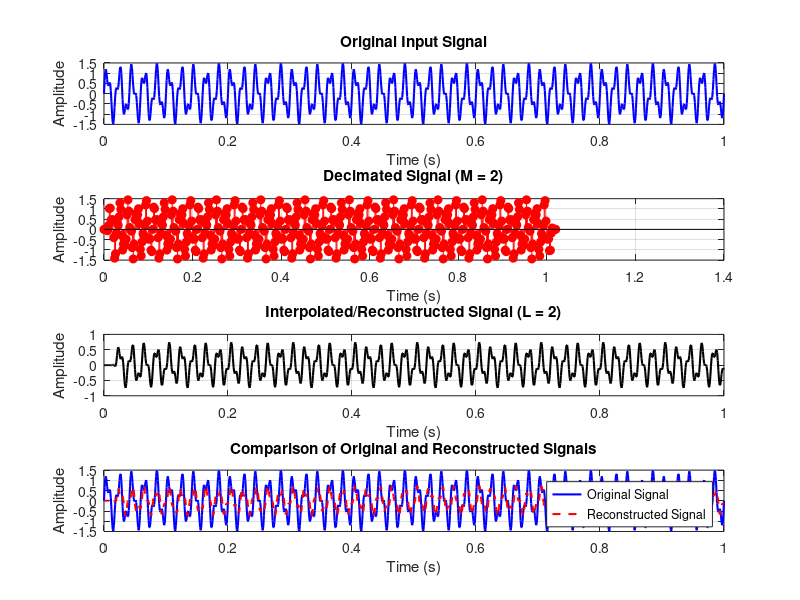
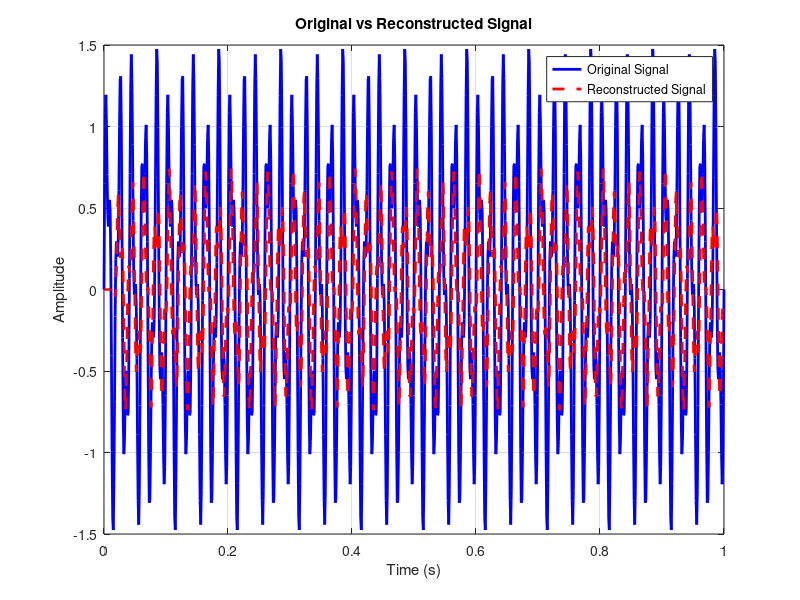

Recreate these plots in MATLAB, in order.
clc;
clear;
close all;

%% Input Signal
Fs = 1000;                       % Sampling Frequency
t = 0:1/Fs:1;                    % Time Vector

% Test Signal
x = sin(2*pi*50*t) + 0.5*sin(2*pi*120*t);

%% FIR Low-Pass Filter Design
N = 20;                          % Filter Order
Fc = 0.4;                        % Normalized Cutoff Frequency

h = fir1(N, Fc, 'low', hamming(N+1));

%% Decimation Factor
M = 2;

% Polyphase Decimation
y_dec = upfirdn(x, h, 1, M);

%% Interpolation Factor
L = 2;

% Polyphase Interpolation
y_int = upfirdn(y_dec, h, L, 1);

%% Adjust Length for Comparison
if length(y_int) > length(x)
    y_int = y_int(1:length(x));
elseif length(y_int) < length(x)
    x = x(1:length(y_int));
end

%% Time Axes
t1 = (0:length(x)-1)/Fs;
t2 = (0:length(y_dec)-1)/(Fs/M);
t3 = (0:length(y_int)-1)/Fs;

%% BEST GRAPH OUTPUT
figure('Name','Polyphase Decimation and Interpolation', ...
       'NumberTitle','off');

% Original Signal
subplot(4,1,1);
plot(t1, x, 'b', 'LineWidth', 1.5);
title('Original Input Signal');
xlabel('Time (s)');
ylabel('Amplitude');
grid on;

% Decimated Signal
subplot(4,1,2);
stem(t2, y_dec, 'r', 'filled');
title('Decimated Signal (M = 2)');
xlabel('Time (s)');
ylabel('Amplitude');
grid on;

% Interpolated Signal
subplot(4,1,3);
plot(t3, y_int, 'k', 'LineWidth', 1.5);
title('Interpolated/Reconstructed Signal (L = 2)');
xlabel('Time (s)');
ylabel('Amplitude');
grid on;

% Comparison
subplot(4,1,4);
plot(t1, x, 'b', 'LineWidth', 1.5);
hold on;
plot(t3, y_int, 'r--', 'LineWidth', 1.5);
title('Comparison of Original and Reconstructed Signals');
xlabel('Time (s)');
ylabel('Amplitude');
legend('Original Signal', 'Reconstructed Signal');
grid on;

%% Display Information
disp('--------------------------------------');
disp('POLYPHASE DECIMATION & INTERPOLATION');
disp('--------------------------------------');

fprintf('Original Signal Length = %d\n', length(x));
fprintf('Decimated Signal Length = %d\n', length(y_dec));
fprintf('Interpolated Signal Length = %d\n', length(y_int));

%% Separate Figure for Better Visualization
figure;

plot(t1, x, 'b', 'LineWidth', 2);
hold on;
plot(t3, y_int, 'r--', 'LineWidth', 2);

title('Original vs Reconstructed Signal');
xlabel('Time (s)');
ylabel('Amplitude');
legend('Original Signal', 'Reconstructed Signal');
grid on;
